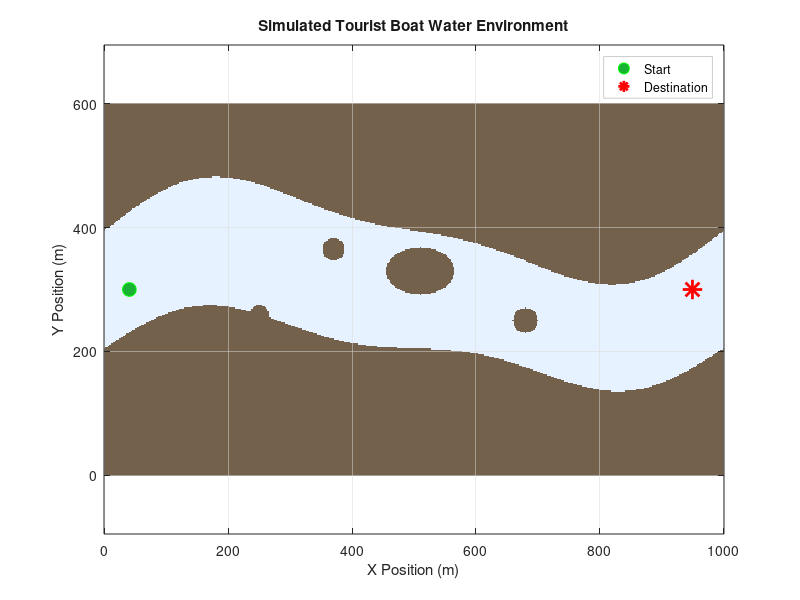

This figure's MATLAB source:

clc;
clear;
close all;

%% Environment dimensions (meters)
mapLength = 1000;
mapWidth = 600;
resolution = 2;

x = 0:resolution:mapLength;
y = 0:resolution:mapWidth;
[X, Y] = meshgrid(x, y);

%% Create a winding waterway
% The centerline bends along the map.
centerY = 300 ...
    + 65*sin(2*pi*X/mapLength) ...
    + 25*sin(4*pi*X/mapLength);

% Waterway width varies along its length.
channelWidth = 190 + 20*sin(2*pi*X/mapLength);

% Free water = 0; land/restricted area = 1
occupancyMap = abs(Y - centerY) > channelWidth/2;

%% Add an island in the waterway
island = ((X - 510)/55).^2 + ((Y - 330)/38).^2 <= 1;
occupancyMap(island) = 1;

%% Add restricted areas / floating obstacles
obstacles = [
    250 260 15
    370 365 18
    680 250 20
    800 350 16
];

for k = 1:size(obstacles, 1)
    ox = obstacles(k, 1);
    oy = obstacles(k, 2);
    r  = obstacles(k, 3);

    obstacleMask = (X - ox).^2 + (Y - oy).^2 <= r^2;
    occupancyMap(obstacleMask) = 1;
end

%% Define start and destination
startPoint = [40, 300];
goalPoint  = [950, 300];

%% Display the environment
figure('Color', 'w');
imagesc(x, y, occupancyMap);
set(gca, 'YDir', 'normal');
axis equal tight;
colormap([0.90 0.95 1.00; 0.45 0.38 0.30]);
hold on;
grid on;
set(gca, 'Color', 'w', 'XColor', [0.15 0.15 0.15], 'YColor', [0.15 0.15 0.15], 'GridColor', [0.85 0.85 0.85], 'GridAlpha', 0.5);

plot(startPoint(1), startPoint(2), 'go', ...
    'MarkerFaceColor', [0.1 0.7 0.2], 'MarkerSize', 10);

plot(goalPoint(1), goalPoint(2), 'r*', ...
    'MarkerSize', 14, 'LineWidth', 2);

title('Simulated Tourist Boat Water Environment', 'FontWeight', 'bold', 'Color', [0.1 0.1 0.1]);
xlabel('X Position (m)', 'Color', [0.15 0.15 0.15]);
ylabel('Y Position (m)', 'Color', [0.15 0.15 0.15]);
legend('Start', 'Destination', 'Location', 'best', 'Color', 'w', 'EdgeColor', [0.8 0.8 0.8]);

%% Save environment data for the path planner
save('boat_environment_data.mat', ...
    'occupancyMap', 'x', 'y', 'resolution', ...
    'startPoint', 'goalPoint');

disp('Environment created and saved successfully.');
